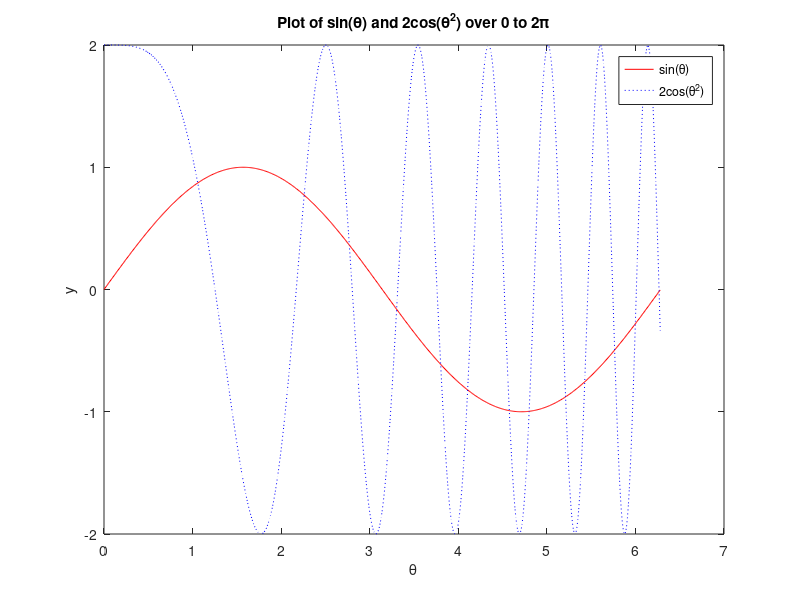

MATLAB code for this plot:
%% Title of document
% This script shows how to add comments to make it so that you can publish
% your MATLAB script. Comments put here show up before the table of
% contents when you publish to html.

%% Section 1: General information
% The double-percent (%%) creates a new _cell division_. 
% Each cell division, when it is published, has a formatted comments
% section (like this)

clear
% a code section (like this)
disp('and a place to display the output of code (like this)')

%% Section 2: Formatted comments section
% Within the formatted comments section, *you can make text bold (by using
% asterisks)* or _you can italicize text (by using underscores)_.
%
% Links to other files can be inserted (which can then be followed in the
% html version of the published m-file).
% Here's a link to the script that produced this document: 
% <../publishTemplate.m publishTemplate.m>
%
% To make a new paragraph, insert a line with just a percent.

% If you just put a blank line (with no %), it will signal the start of the
% code section

%% Section 3: lists
% Bulleted lists can be created like this:
%
% * bullet item 1
% * bullet item 2
% * bullet item 3
%
% Note the spacing before and after the list - it's necessary.
%
% Numbered lists can be created like this:
%
% # numbered item 1
% # numbered item 2
% # numbered item 3 
%
% Note the spacing before and after the list - it's necessary.

%% Section 4a: Plotting
% Each plot needs to go in a separate cell division (or use the figure 
% command).
clear

xx = 0 : 0.01 : 2*pi;
yy = xx + log(xx);
plot(xx, yy)

%% Section 4b: Plotting (cont.)

yy1 = sin(xx);
yy2 = 2*cos(xx.^2);
plot(xx, yy1, 'r-', xx, yy2, 'b:')
title('Plot of sin(\theta) and 2cos(\theta^2) over 0 to 2\pi')
xlabel('\theta')
ylabel('y')
legend('sin(\theta)', '2cos(\theta^2)')